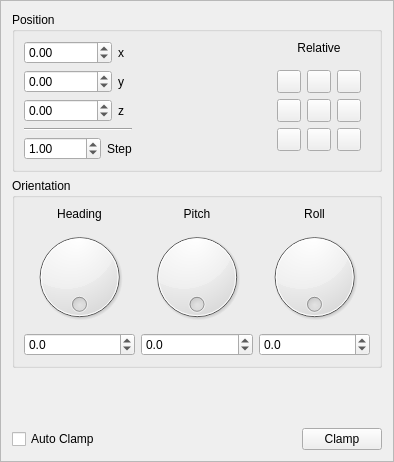
<?xml version="1.0" encoding="UTF-8"?>
<ui version="4.0">
 <class>ObjectAttributes</class>
 <widget class="QFrame" name="ObjectAttributes">
  <property name="geometry">
   <rect>
    <x>0</x>
    <y>0</y>
    <width>394</width>
    <height>462</height>
   </rect>
  </property>
  <property name="windowTitle">
   <string>Object Attribute Editor</string>
  </property>
  <property name="frameShape">
   <enum>QFrame::StyledPanel</enum>
  </property>
  <property name="frameShadow">
   <enum>QFrame::Raised</enum>
  </property>
  <layout class="QVBoxLayout" name="verticalLayout_4">
   <item>
    <widget class="QGroupBox" name="groupBox">
     <property name="title">
      <string>Position</string>
     </property>
     <layout class="QHBoxLayout" name="horizontalLayout_10">
      <item>
       <layout class="QVBoxLayout" name="verticalLayout_5">
        <item>
         <layout class="QHBoxLayout" name="horizontalLayout_3">
          <item>
           <widget class="QDoubleSpinBox" name="xedit">
            <property name="minimum">
             <double>-1000000000.000000000000000</double>
            </property>
            <property name="maximum">
             <double>1000000000.000000000000000</double>
            </property>
           </widget>
          </item>
          <item>
           <widget class="QLabel" name="label">
            <property name="text">
             <string>x</string>
            </property>
            <property name="alignment">
             <set>Qt::AlignLeading|Qt::AlignLeft|Qt::AlignVCenter</set>
            </property>
           </widget>
          </item>
         </layout>
        </item>
        <item>
         <layout class="QHBoxLayout" name="horizontalLayout_2">
          <item>
           <widget class="QDoubleSpinBox" name="yedit">
            <property name="minimum">
             <double>-1000000000.000000000000000</double>
            </property>
            <property name="maximum">
             <double>1000000000.000000000000000</double>
            </property>
           </widget>
          </item>
          <item>
           <widget class="QLabel" name="label_2">
            <property name="text">
             <string>y</string>
            </property>
            <property name="alignment">
             <set>Qt::AlignLeading|Qt::AlignLeft|Qt::AlignVCenter</set>
            </property>
           </widget>
          </item>
         </layout>
        </item>
        <item>
         <layout class="QHBoxLayout" name="horizontalLayout">
          <item>
           <widget class="QDoubleSpinBox" name="zedit">
            <property name="minimum">
             <double>-1000000000.000000000000000</double>
            </property>
            <property name="maximum">
             <double>1000000000.000000000000000</double>
            </property>
           </widget>
          </item>
          <item>
           <widget class="QLabel" name="label_3">
            <property name="text">
             <string>z</string>
            </property>
            <property name="alignment">
             <set>Qt::AlignLeading|Qt::AlignLeft|Qt::AlignVCenter</set>
            </property>
           </widget>
          </item>
         </layout>
        </item>
        <item>
         <widget class="Line" name="line">
          <property name="orientation">
           <enum>Qt::Horizontal</enum>
          </property>
         </widget>
        </item>
        <item>
         <layout class="QHBoxLayout" name="horizontalLayout_9">
          <item>
           <widget class="QDoubleSpinBox" name="stepEdit">
            <property name="minimum">
             <double>0.010000000000000</double>
            </property>
            <property name="maximum">
             <double>10000.000000000000000</double>
            </property>
            <property name="value">
             <double>1.000000000000000</double>
            </property>
           </widget>
          </item>
          <item>
           <widget class="QLabel" name="label_8">
            <property name="text">
             <string>Step</string>
            </property>
           </widget>
          </item>
         </layout>
        </item>
       </layout>
      </item>
      <item>
       <spacer name="horizontalSpacer_2">
        <property name="orientation">
         <enum>Qt::Horizontal</enum>
        </property>
        <property name="sizeHint" stdset="0">
         <size>
          <width>33</width>
          <height>20</height>
         </size>
        </property>
       </spacer>
      </item>
      <item>
       <layout class="QVBoxLayout" name="verticalLayout_8">
        <item>
         <widget class="QLabel" name="label_7">
          <property name="text">
           <string>Relative</string>
          </property>
          <property name="alignment">
           <set>Qt::AlignCenter</set>
          </property>
         </widget>
        </item>
        <item>
         <widget class="QWidget" name="widget" native="true">
          <layout class="QVBoxLayout" name="verticalLayout_7">
           <item>
            <layout class="QHBoxLayout" name="horizontalLayout_6">
             <item>
              <widget class="QToolButton" name="flbutton">
               <property name="text">
                <string/>
               </property>
              </widget>
             </item>
             <item>
              <widget class="QToolButton" name="fbutton">
               <property name="text">
                <string/>
               </property>
              </widget>
             </item>
             <item>
              <widget class="QToolButton" name="frbutton">
               <property name="text">
                <string/>
               </property>
              </widget>
             </item>
            </layout>
           </item>
           <item>
            <layout class="QHBoxLayout" name="horizontalLayout_7">
             <item>
              <widget class="QToolButton" name="lbutton">
               <property name="text">
                <string/>
               </property>
              </widget>
             </item>
             <item>
              <widget class="QToolButton" name="cbutton">
               <property name="text">
                <string/>
               </property>
              </widget>
             </item>
             <item>
              <widget class="QToolButton" name="rbutton">
               <property name="text">
                <string/>
               </property>
              </widget>
             </item>
            </layout>
           </item>
           <item>
            <layout class="QHBoxLayout" name="horizontalLayout_8">
             <item>
              <widget class="QToolButton" name="blbutton">
               <property name="text">
                <string/>
               </property>
              </widget>
             </item>
             <item>
              <widget class="QToolButton" name="bbutton">
               <property name="text">
                <string/>
               </property>
              </widget>
             </item>
             <item>
              <widget class="QToolButton" name="brbutton">
               <property name="text">
                <string/>
               </property>
              </widget>
             </item>
            </layout>
           </item>
          </layout>
         </widget>
        </item>
       </layout>
      </item>
     </layout>
    </widget>
   </item>
   <item>
    <widget class="QGroupBox" name="groupBox_2">
     <property name="title">
      <string>Orientation</string>
     </property>
     <layout class="QHBoxLayout" name="horizontalLayout_5">
      <item>
       <layout class="QVBoxLayout" name="verticalLayout">
        <item>
         <widget class="QLabel" name="label_4">
          <property name="text">
           <string>Heading</string>
          </property>
          <property name="alignment">
           <set>Qt::AlignCenter</set>
          </property>
         </widget>
        </item>
        <item>
         <widget class="QDial" name="hdial">
          <property name="maximum">
           <number>719</number>
          </property>
          <property name="orientation">
           <enum>Qt::Horizontal</enum>
          </property>
          <property name="invertedAppearance">
           <bool>false</bool>
          </property>
          <property name="invertedControls">
           <bool>false</bool>
          </property>
          <property name="wrapping">
           <bool>true</bool>
          </property>
         </widget>
        </item>
        <item>
         <widget class="QDoubleSpinBox" name="hedit">
          <property name="wrapping">
           <bool>true</bool>
          </property>
          <property name="decimals">
           <number>1</number>
          </property>
          <property name="minimum">
           <double>0.000000000000000</double>
          </property>
          <property name="maximum">
           <double>360.000000000000000</double>
          </property>
          <property name="singleStep">
           <double>0.500000000000000</double>
          </property>
         </widget>
        </item>
       </layout>
      </item>
      <item>
       <layout class="QVBoxLayout" name="verticalLayout_2">
        <item>
         <widget class="QLabel" name="label_5">
          <property name="text">
           <string>Pitch</string>
          </property>
          <property name="alignment">
           <set>Qt::AlignCenter</set>
          </property>
         </widget>
        </item>
        <item>
         <widget class="QDial" name="pdial">
          <property name="maximum">
           <number>719</number>
          </property>
          <property name="wrapping">
           <bool>true</bool>
          </property>
         </widget>
        </item>
        <item>
         <widget class="QDoubleSpinBox" name="pedit">
          <property name="wrapping">
           <bool>true</bool>
          </property>
          <property name="decimals">
           <number>1</number>
          </property>
          <property name="minimum">
           <double>0.000000000000000</double>
          </property>
          <property name="maximum">
           <double>360.000000000000000</double>
          </property>
          <property name="singleStep">
           <double>0.500000000000000</double>
          </property>
         </widget>
        </item>
       </layout>
      </item>
      <item>
       <layout class="QVBoxLayout" name="verticalLayout_3">
        <item>
         <widget class="QLabel" name="label_6">
          <property name="text">
           <string>Roll</string>
          </property>
          <property name="alignment">
           <set>Qt::AlignCenter</set>
          </property>
         </widget>
        </item>
        <item>
         <widget class="QDial" name="rdial">
          <property name="maximum">
           <number>719</number>
          </property>
          <property name="wrapping">
           <bool>true</bool>
          </property>
         </widget>
        </item>
        <item>
         <widget class="QDoubleSpinBox" name="redit">
          <property name="wrapping">
           <bool>true</bool>
          </property>
          <property name="decimals">
           <number>1</number>
          </property>
          <property name="minimum">
           <double>0.000000000000000</double>
          </property>
          <property name="maximum">
           <double>360.000000000000000</double>
          </property>
          <property name="singleStep">
           <double>0.500000000000000</double>
          </property>
         </widget>
        </item>
       </layout>
      </item>
     </layout>
    </widget>
   </item>
   <item>
    <spacer name="verticalSpacer">
     <property name="orientation">
      <enum>Qt::Vertical</enum>
     </property>
     <property name="sizeHint" stdset="0">
      <size>
       <width>20</width>
       <height>40</height>
      </size>
     </property>
    </spacer>
   </item>
   <item>
    <layout class="QHBoxLayout" name="horizontalLayout_4">
     <item>
      <widget class="QCheckBox" name="autoClampCheckBox">
       <property name="text">
        <string>Auto Clamp</string>
       </property>
      </widget>
     </item>
     <item>
      <spacer name="horizontalSpacer">
       <property name="orientation">
        <enum>Qt::Horizontal</enum>
       </property>
       <property name="sizeHint" stdset="0">
        <size>
         <width>40</width>
         <height>20</height>
        </size>
       </property>
      </spacer>
     </item>
     <item>
      <widget class="QPushButton" name="clampButton">
       <property name="text">
        <string>Clamp</string>
       </property>
      </widget>
     </item>
    </layout>
   </item>
  </layout>
 </widget>
 <tabstops>
  <tabstop>xedit</tabstop>
  <tabstop>yedit</tabstop>
  <tabstop>zedit</tabstop>
  <tabstop>hedit</tabstop>
  <tabstop>pedit</tabstop>
  <tabstop>redit</tabstop>
  <tabstop>autoClampCheckBox</tabstop>
  <tabstop>clampButton</tabstop>
  <tabstop>hdial</tabstop>
  <tabstop>pdial</tabstop>
  <tabstop>rdial</tabstop>
  <tabstop>flbutton</tabstop>
  <tabstop>fbutton</tabstop>
  <tabstop>frbutton</tabstop>
  <tabstop>lbutton</tabstop>
  <tabstop>cbutton</tabstop>
  <tabstop>rbutton</tabstop>
  <tabstop>blbutton</tabstop>
  <tabstop>bbutton</tabstop>
  <tabstop>brbutton</tabstop>
 </tabstops>
 <resources/>
 <connections/>
</ui>
